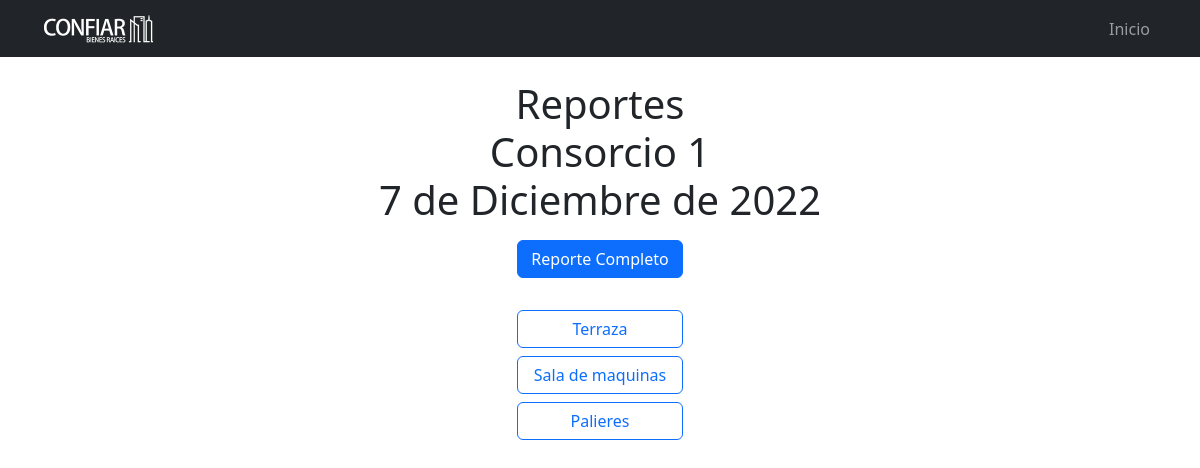
Screenshot of /reportes/consorcio-1/2022-12-07/ with the database file from the repository.
### apps/consorcios/models.py (models this page shows, shortened)
class Consorcio(models.Model):
    nombre = models.CharField(
        'Consorcio', max_length=255, unique=True
    )
    slug = models.SlugField(
        'Slug', max_length=255, unique=True
    )
    class Meta:
        verbose_name = 'Consorcio'
        verbose_name_plural = 'Consorcios'

class Sector(models.Model):
    consorcio = models.ForeignKey(
        Consorcio, on_delete=models.CASCADE, verbose_name='consorcio')
    nombre = models.CharField(
        'Sector', max_length=255
    )
    slug = models.SlugField(
        'Slug', max_length=255, blank=True, null=True
    )
    class Meta:
        unique_together = ['consorcio', 'nombre']
        verbose_name = 'Sector'
        verbose_name_plural = 'Sectores'
    def __str__(self):
        return self.nombre

### apps/reportes/models.py (models this page shows, shortened)
class Reporte(models.Model):
    nombre = models.CharField(
        'Reporte', max_length=255
    )
    consorcio = models.ForeignKey(
        Consorcio, on_delete=models.CASCADE, verbose_name='consorcio'
    )
    sector = models.ForeignKey(
        Sector, on_delete=models.CASCADE, verbose_name='sector'
    )
    slug = models.SlugField(
        'Slug', max_length=255, blank=True, null=True
    )
    estado = models.BooleanField(
        'Finalizado', default=False
    )
    archivo = models.FileField(
        'Archivo de reporte', upload_to='media/reportes', blank=True, null=True
    )
    creacion = models.DateField(
        'Fecha del reporte', auto_now_add=True
    )
    actualizacion = models.DateField(
        'Fecha de Actualización', auto_now=True
    )
    class Meta:
        verbose_name = 'Reporte'
        verbose_name_plural = 'Reportes'

### apps/reportes/views.py (the view)
class ReporteSectores(TemplateView):
    template_name = "reportes/sectores-list.html"
    def get_context_data(self, **kwargs):
        context = super().get_context_data(**kwargs)
        consorcio = Consorcio.objects.get(slug=kwargs['slug'])
        reportes = Reporte.objects.filter(
            consorcio=consorcio,
            creacion=kwargs['date'],
        )
        context = {
            'consorcio': consorcio,
            'reportes': reportes,
            'fecha': reportes[0].creacion,
        }
        return context

### templates/reportes/sectores-list.html (shortened to what this page needs)
{% extends 'layout.html' %}
{% load static %}
{% block content %}
<div class="container">
  <div class="row">
    <div class="col">
      <h1 class="text-center display-6 mb-3">Reportes<br><strong></strong>{{ consorcio.nombre }}</strong><br>{{ fecha|date:'j \d\e F \d\e Y' }}</h1>
    </div>
  </div>
  <div class="row">
    <div class="col-10 offset-1 col-sm-8 offset-sm-2 col-md-6 offset-md-3 col-lg-4 offset-lg-4 col-xl-2 offset-xl-5">
      <div class="d-grid gap-2">
        <a href="{% url 'reportes_app:reporte-full' slug=consorcio.slug date=fecha %}" class="btn btn-primary mb-4" type="button">Reporte Completo</a>
        {% for r in reportes %}
        <a href="{% url 'reportes_app:reporte' r.slug %}" class="btn btn-outline-primary" type="button">{{ r.sector }}</a>
        {% endfor %}
      </div>
    </div>
  </div>
</div>
{% endblock content %}

### rows the page displays
Consorcio: nombre "Consorcio 1"
Reporte: creacion "7 de Diciembre de 2022", sector "Terraza"
Reporte: sector "Sala de maquinas"
Reporte: sector "Palieres"
